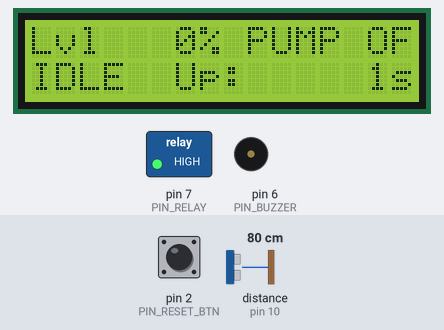
Recording of a sketch running on a simulated Arduino Uno, built with avr-gcc and run on an emulated ATmega328P. Shown: 16×2 character LCD, switched loads named in the sketch (green lamp = pin HIGH), buzzer (waves = sounding). Wiring (inferred from the names in the program): ultrasonic range finder: trigger pin 9; echo pin 10. The inputs (shaded band) are chosen by the test bench; at power-on: distance to the obstacle (sensor on pin 10) 80 cm, pin 2 (PIN_RESET_BTN) HIGH. The echo pulse lasts 58.3 µs per cm; pins used as bus, display or sensor lines are not drawn; what the sketch prints to the serial monitor is not drawn.

Above: at 1.8 s.
1.9 s: distance to the obstacle (sensor on pin 10) set to 2 cm
At 4.7 s:
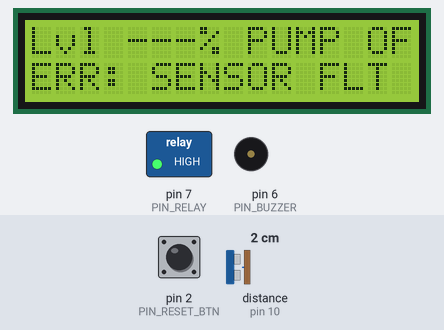
4.9 s: distance to the obstacle (sensor on pin 10) set to 4 cm
At 5.53 s:
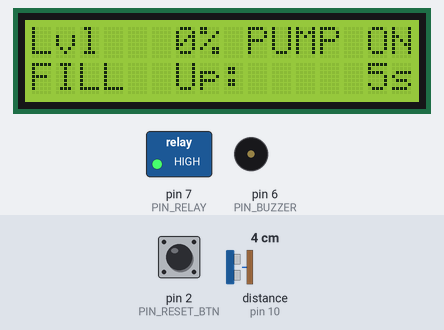
7.2 s: distance to the obstacle (sensor on pin 10) set to 35 cm
At 9.0 s:
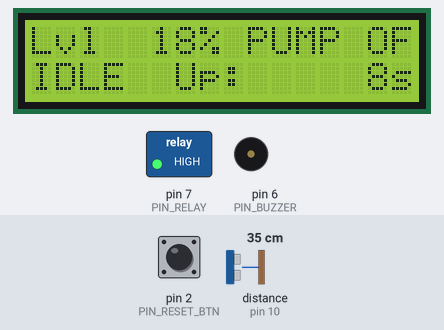
10.2 s: distance to the obstacle (sensor on pin 10) set to 78 cm
At 12.0 s:
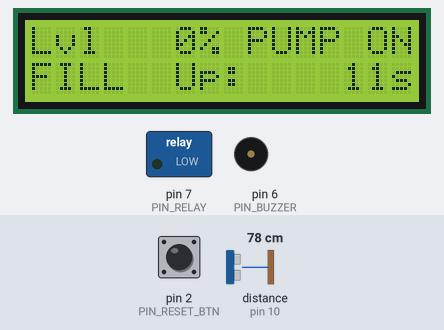
12.2 s: distance to the obstacle (sensor on pin 10) set to 84 cm
At 14.18 s:
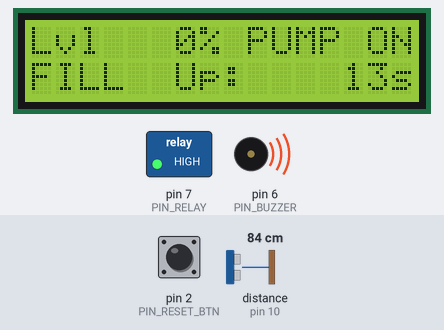
Timing chart, 0 to 16.0 s (numbered marks = the images above; inputs shaded):
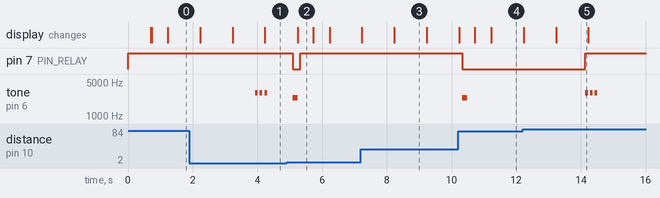

The sketch:

sketch_oct25a.ino
```cpp
/**
 * ============================================================================
 * TankWatch Edge Controller Firmware
 * Platform: Arduino Uno (ATmega328P)
 * Baud: 115200 | Contract: Line-based CSV (D, E, K frames)
 *
 * Hardware Mapping:
 *   - HC-SR04 TRIG  : Pin D9
 *   - HC-SR04 ECHO  : Pin D10
 *   - Relay IN      : Pin D7 (Active-LOW, boot-safe initialized)
 *   - Active Buzzer : Pin D6 (Non-blocking PWM/Tone state sequencer)
 *   - Reset Button  : Pin D2 (INPUT_PULLUP, debounced hardware interrupt/poll)
 *   - 16x2 LCD      : I2C A4 (SDA), A5 (SCL), Address 0x27
 * ============================================================================
 */

#include <Wire.h>
#include <LiquidCrystal_I2C.h>

// ============================================================================
// CONFIGURATION & TUNABLES (Bench Demo 10-20 L Bucket Defaults)
// ============================================================================
#define SIM_MODE                 0       // 1 = Fake distance ramp (bench test without sensor), 0 = Real HC-SR04
#define RELAY_ACTIVE_LOW         1       // 1 = Active-LOW relay module (LOW = ON, HIGH = OFF)

// Physical Geometry & Levels (in mm and percentage)
#define TANK_HEIGHT_MM           350     // Total depth of the tank/bucket (top to bottom)
#define SENSOR_OFFSET_MM         60      // Distance from HC-SR04 face to the 100% water mark
#define LOW_PCT                  25      // Pump turns ON when level falls below this %
#define HIGH_PCT                 85      // Pump turns OFF when level reaches or exceeds this %

// Timing Failsafes (in seconds and milliseconds)
#define MAX_RUNTIME_S            45      // Failsafe cutoff: max continuous pumping time (Demo: 45s, Real: 900s)
#define MIN_OFF_TIME_MS          5000UL  // Anti-chatter: minimum pump off-time before re-triggering
#define SENSOR_FAULT_THRESHOLD   10      // Number of consecutive invalid pings before SENSOR_FAULT (10 * 200ms = 2.0s)
#define PING_INTERVAL_MS         200UL   // HC-SR04 sampling interval
#define TELEMETRY_INTERVAL_MS    1000UL  // Serial 'D' frame output interval
#define LCD_REFRESH_INTERVAL_MS  500UL   // LCD update rate (prevents I2C bus congestion and backlight flicker)

// Hardware Pin Assignments
#define PIN_RESET_BTN            2
#define PIN_BUZZER               6
#define PIN_RELAY                7
#define PIN_TRIG                 9
#define PIN_ECHO                 10
#define LCD_I2C_ADDR             0x27

// Median Filter Window Size
#define MEDIAN_WINDOW            5

// Valid Ultrasonic Distance Bounds (in mm)
#define MIN_VALID_DIST_MM        25      // Physical dead-zone of HC-SR04 (~2-3 cm)
#define MAX_VALID_DIST_MM        800     // Anything beyond tank bottom + margin is treated as invalid reflection

// Relay Helper Macros
#if RELAY_ACTIVE_LOW
  #define RELAY_STATE_ON         LOW
  #define RELAY_STATE_OFF        HIGH
#else
  #define RELAY_STATE_ON         HIGH
  #define RELAY_STATE_OFF        LOW
#endif

// ============================================================================
// STATE MACHINE DEFINITIONS
// ============================================================================
enum SystemState {
  STATE_IDLE,
  STATE_FILLING,
  STATE_TRIP
};

enum BuzzerPattern {
  BUZZ_OFF,
  BUZZ_SHORT,       // 150ms beep (Pump start)
  BUZZ_TRIPLE,      // 3 rapid beeps (Sensor fault)
  BUZZ_TRIP_ALARM   // Continuous pulsing (Failsafe tripped)
};

// ============================================================================
// GLOBAL SYSTEM STATE & VARIABLES
// ============================================================================
LiquidCrystal_I2C lcd(LCD_I2C_ADDR, 16, 2);

SystemState currentState = STATE_IDLE;
bool pumpRelayActive = false;
bool forcePumpOff = false;
bool sensorFaultActive = false;

// Distance & Level Measurements
long lastRawDistMm = -1;
long medianDistMm = -1;
int calculatedLevelPct = 0;

// Median Filter Circular Buffer
long distHistory[MEDIAN_WINDOW];
uint8_t historyIndex = 0;
uint8_t validSamplesCount = 0;
uint16_t consecutiveInvalidPings = 0;

// Non-blocking Timestamps (all unsigned long to handle millis rollover)
unsigned long lastPingTimeMs = 0;
unsigned long lastTelemetryTimeMs = 0;
unsigned long lastLcdUpdateTimeMs = 0;
unsigned long pumpStartTimeMs = 0;
unsigned long lastPumpOffTimeMs = 0;

// Debouncing for D2 Reset Button
int lastButtonReading = HIGH;
int debouncedButtonState = HIGH;
unsigned long lastDebounceTimeMs = 0;
const unsigned long DEBOUNCE_DELAY_MS = 50;

// Buzzer State Machine Variables
BuzzerPattern currentBuzzerPattern = BUZZ_OFF;
unsigned long buzzerStepStartMs = 0;
uint8_t buzzerStep = 0;

// Serial Command Buffer
char serialBuffer[32];
uint8_t serialBufferIdx = 0;

// ============================================================================
// FUNCTION PROTOTYPES
// ============================================================================
void processSensors();
void executeControlLogic();
void emitTelemetry();
void updateLcd();
void updateBuzzer();
void parseSerialCommands();
void checkHardwareResetButton();
void setPump(bool enable, const char* reasonEvent);
void setBuzzerPattern(BuzzerPattern pattern);
long readUltrasonicRaw();
void insertMedianSample(long sample);
long computeMedian();
int computeLevelPercent(long distMm);

// ============================================================================
// ARDUINO SETUP
// ============================================================================
void setup() {
  // CRITICAL BOOT SAFETY: Pre-load the output register with RELAY_STATE_OFF
  // BEFORE setting DDR to OUTPUT. This guarantees zero contact bounce/pulsing on reset.
  digitalWrite(PIN_RELAY, RELAY_STATE_OFF);
  pinMode(PIN_RELAY, OUTPUT);
  digitalWrite(PIN_RELAY, RELAY_STATE_OFF);

  pinMode(PIN_BUZZER, OUTPUT);
  digitalWrite(PIN_BUZZER, LOW);

  pinMode(PIN_RESET_BTN, INPUT_PULLUP);
  pinMode(PIN_TRIG, OUTPUT);
  pinMode(PIN_ECHO, INPUT);
  digitalWrite(PIN_TRIG, LOW);

  // Initialize Serial Interface
  Serial.begin(115200);
  while (!Serial && millis() < 1000); // Short grace period for USB enumeration

  // Initialize I2C LCD
  Wire.begin();
  lcd.init();
  lcd.backlight();
  lcd.clear();
  lcd.setCursor(0, 0);
  lcd.print(F("TankWatch v1.0"));
  lcd.setCursor(0, 1);
  lcd.print(F("Init Edge Ctrl.."));

  // Pre-seed median filter buffer
  for (uint8_t i = 0; i < MEDIAN_WINDOW; i++) {
    distHistory[i] = -1;
  }

  // Prevent immediate pump restart upon reboot
  lastPumpOffTimeMs = millis();

  delay(600); // Brief pause to show boot screen
  lcd.clear();
}

// ============================================================================
// MAIN REAL-TIME LOOP (Zero delay calls)
// ============================================================================
void loop() {
  unsigned long now = millis();

  // 1. Ultrasonic Ping & Filtering (Every 200 ms)
  if (now - lastPingTimeMs >= PING_INTERVAL_MS) {
    lastPingTimeMs = now;
    processSensors();
  }

  // 2. State Machine & Pump Safety Logic
  executeControlLogic();

  // 3. Hardware Button Poll (D2 Reset)
  checkHardwareResetButton();

  // 4. Inbound Serial Command Parser (K frames)
  parseSerialCommands();

  // 5. Non-blocking Buzzer Sound Pattern Sequencer
  updateBuzzer();

  // 6. Outbound Telemetry (Every 1000 ms)
  if (now - lastTelemetryTimeMs >= TELEMETRY_INTERVAL_MS) {
    lastTelemetryTimeMs = now;
    emitTelemetry();
  }

  // 7. LCD Display Refresh (Every 500 ms)
  if (now - lastLcdUpdateTimeMs >= LCD_REFRESH_INTERVAL_MS) {
    lastLcdUpdateTimeMs = now;
    updateLcd();
  }
}

// ============================================================================
// SENSOR PROCESSING & MEDIAN FILTERING
// ============================================================================
void processSensors() {
#if SIM_MODE
  // Bench Simulator: Emulate water filling and draining
  static long simDist = TANK_HEIGHT_MM + SENSOR_OFFSET_MM - 20;
  if (pumpRelayActive) {
    simDist -= 6; // Tank fills: distance decreases
    if (simDist < SENSOR_OFFSET_MM + 10) simDist = SENSOR_OFFSET_MM + 10;
  } else {
    simDist += 2; // Slow usage/drainage
    if (simDist > TANK_HEIGHT_MM + SENSOR_OFFSET_MM) {
      simDist = TANK_HEIGHT_MM + SENSOR_OFFSET_MM;
    }
  }
  lastRawDistMm = simDist;
#else
  lastRawDistMm = readUltrasonicRaw();
#endif

  if (lastRawDistMm < 0) {
    consecutiveInvalidPings++;
    if (consecutiveInvalidPings >= SENSOR_FAULT_THRESHOLD) {
      if (!sensorFaultActive) {
        sensorFaultActive = true;
        Serial.print(F("E,"));
        Serial.print(millis());
        Serial.println(F(",SENSOR_FAULT"));
        setBuzzerPattern(BUZZ_TRIPLE);

        // Critical: Safe-Off action
        if (currentState == STATE_FILLING) {
          setPump(false, NULL);
          currentState = STATE_IDLE;
        }
      }
    }
  } else {
    // Valid sample received
    consecutiveInvalidPings = 0;
    if (sensorFaultActive) {
      sensorFaultActive = false; // Sensor recovered
    }
    insertMedianSample(lastRawDistMm);
    medianDistMm = computeMedian();
    calculatedLevelPct = computeLevelPercent(medianDistMm);
  }
}

long readUltrasonicRaw() {
  // Clear trigger pin
  digitalWrite(PIN_TRIG, LOW);
  delayMicroseconds(2);

  // 10 microsecond HIGH pulse
  digitalWrite(PIN_TRIG, HIGH);
  delayMicroseconds(10);
  digitalWrite(PIN_TRIG, LOW);

  // Timeout = 26000 us (~4.4 meters range, avoids long blocking when no echo)
  unsigned long durationUs = pulseIn(PIN_ECHO, HIGH, 26000UL);

  if (durationUs == 0) {
    return -1; // Echo timed out
  }

  // Speed of sound: 343 m/s -> dist = (duration * 0.343 mm/us) / 2 = duration * 343 / 2000
  long distanceMm = (long)((durationUs * 343UL) / 2000UL);

  if (distanceMm < MIN_VALID_DIST_MM || distanceMm > MAX_VALID_DIST_MM) {
    return -1; // Out of realistic bounds
  }

  return distanceMm;
}

void insertMedianSample(long sample) {
  distHistory[historyIndex] = sample;
  historyIndex = (historyIndex + 1) % MEDIAN_WINDOW;
  if (validSamplesCount < MEDIAN_WINDOW) {
    validSamplesCount++;
  }
}

long computeMedian() {
  if (validSamplesCount == 0) return -1;

  long sorted[MEDIAN_WINDOW];
  uint8_t n = validSamplesCount;
  for (uint8_t i = 0; i < n; i++) {
    sorted[i] = distHistory[i];
  }

  // Simple insertion sort (N=5, extremely light on CPU)
  for (uint8_t i = 1; i < n; i++) {
    long key = sorted[i];
    int8_t j = i - 1;
    while (j >= 0 && sorted[j] > key) {
      sorted[j + 1] = sorted[j];
      j--;
    }
    sorted[j + 1] = key;
  }

  return sorted[n / 2];
}

int computeLevelPercent(long distMm) {
  if (distMm < 0) return 0;

  // level_pct = 100 * (tank_height_mm - (dist_mm - sensor_offset_mm)) / tank_height_mm
  long effectiveWaterHeight = (long)TANK_HEIGHT_MM - (distMm - (long)SENSOR_OFFSET_MM);
  long pct = (effectiveWaterHeight * 100L) / (long)TANK_HEIGHT_MM;

  if (pct < 0) pct = 0;
  if (pct > 100) pct = 100;
  return (int)pct;
}

// ============================================================================
// FINITE STATE MACHINE (FSM)
// ============================================================================
void executeControlLogic() {
  unsigned long now = millis();

  switch (currentState) {
    case STATE_IDLE: {
      // Check if low water triggered and safety constraints allow pumping
      if (!sensorFaultActive && !forcePumpOff && validSamplesCount >= 3) {
        if (calculatedLevelPct < LOW_PCT) {
          // Anti-chatter: check minimum pump off duration
          if (now - lastPumpOffTimeMs >= MIN_OFF_TIME_MS) {
            currentState = STATE_FILLING;
            pumpStartTimeMs = now;
            setPump(true, "PUMP_ON");
            setBuzzerPattern(BUZZ_SHORT);
          }
        }
      }
      break;
    }

    case STATE_FILLING: {
      // 1. High Level Cutoff Check
      if (!sensorFaultActive && calculatedLevelPct >= HIGH_PCT) {
        setPump(false, "PUMP_OFF_HIGH");
        currentState = STATE_IDLE;
        break;
      }

      // 2. Failsafe Maximum Runtime Check
      unsigned long continuousRuntimeMs = now - pumpStartTimeMs;
      if (continuousRuntimeMs >= ((unsigned long)MAX_RUNTIME_S * 1000UL)) {
        setPump(false, "TRIP_MAXRUN");
        currentState = STATE_TRIP;
        setBuzzerPattern(BUZZ_TRIP_ALARM);
        break;
      }

      // 3. Sensor Fault while pumping
      if (sensorFaultActive) {
        setPump(false, NULL);
        currentState = STATE_IDLE;
        break;
      }
      break;
    }

    case STATE_TRIP: {
      // Latched state. Pump stays OFF until manual reset or serial command.
      if (pumpRelayActive) {
        setPump(false, NULL);
      }
      break;
    }
  }
}

// ============================================================================
// HARDWARE DRIVERS & ACTUATORS
// ============================================================================
void setPump(bool enable, const char* reasonEvent) {
  if (enable) {
    digitalWrite(PIN_RELAY, RELAY_STATE_ON);
    pumpRelayActive = true;
  } else {
    digitalWrite(PIN_RELAY, RELAY_STATE_OFF);
    pumpRelayActive = false;
    lastPumpOffTimeMs = millis();
  }

  if (reasonEvent != NULL) {
    Serial.print(F("E,"));
    Serial.print(millis());
    Serial.print(F(","));
    Serial.println(reasonEvent);
  }
}

void checkHardwareResetButton() {
  int reading = digitalRead(PIN_RESET_BTN);

  if (reading != lastButtonReading) {
    lastDebounceTimeMs = millis();
  }

  if ((millis() - lastDebounceTimeMs) > DEBOUNCE_DELAY_MS) {
    if (reading != debouncedButtonState) {
      debouncedButtonState = reading;
      // Button is active-LOW (INPUT_PULLUP, pressed connects to GND)
      if (debouncedButtonState == LOW) {
        if (currentState == STATE_TRIP) {
          currentState = STATE_IDLE;
          setBuzzerPattern(BUZZ_SHORT);
          lastPumpOffTimeMs = millis(); // Enforce anti-chatter pause before restarting
          Serial.print(F("E,"));
          Serial.print(millis());
          Serial.println(F(",RECOVERED"));
        }
      }
    }
  }
  lastButtonReading = reading;
}

// ============================================================================
// BUZZER PATTERN SEQUENCER (Strictly Non-Blocking)
// ============================================================================
void setBuzzerPattern(BuzzerPattern pattern) {
  currentBuzzerPattern = pattern;
  buzzerStep = 0;
  buzzerStepStartMs = millis();
  noTone(PIN_BUZZER);
  digitalWrite(PIN_BUZZER, LOW);
}

void updateBuzzer() {
  if (currentBuzzerPattern == BUZZ_OFF) {
    noTone(PIN_BUZZER);
    digitalWrite(PIN_BUZZER, LOW);
    return;
  }

  unsigned long elapsed = millis() - buzzerStepStartMs;

  switch (currentBuzzerPattern) {
    case BUZZ_SHORT:
      if (buzzerStep == 0) {
        tone(PIN_BUZZER, 2400);
        if (elapsed >= 150) {
          noTone(PIN_BUZZER);
          currentBuzzerPattern = BUZZ_OFF;
        }
      }
      break;

    case BUZZ_TRIPLE:
      // Beep 80ms, Off 60ms, Beep 80ms, Off 60ms, Beep 80ms
      if (buzzerStep == 0) {
        tone(PIN_BUZZER, 3000);
        if (elapsed >= 80) { noTone(PIN_BUZZER); buzzerStep++; buzzerStepStartMs = millis(); }
      } else if (buzzerStep == 1) {
        if (elapsed >= 60) { buzzerStep++; buzzerStepStartMs = millis(); }
      } else if (buzzerStep == 2) {
        tone(PIN_BUZZER, 3000);
        if (elapsed >= 80) { noTone(PIN_BUZZER); buzzerStep++; buzzerStepStartMs = millis(); }
      } else if (buzzerStep == 3) {
        if (elapsed >= 60) { buzzerStep++; buzzerStepStartMs = millis(); }
      } else if (buzzerStep == 4) {
        tone(PIN_BUZZER, 3000);
        if (elapsed >= 80) { noTone(PIN_BUZZER); currentBuzzerPattern = BUZZ_OFF; }
      }
      break;

    case BUZZ_TRIP_ALARM:
      // Repeating alarm: 500ms ON, 300ms OFF
      if (buzzerStep == 0) {
        tone(PIN_BUZZER, 1800);
        if (elapsed >= 500) {
          noTone(PIN_BUZZER);
          buzzerStep = 1;
          buzzerStepStartMs = millis();
        }
      } else if (buzzerStep == 1) {
        if (elapsed >= 300) {
          buzzerStep = 0;
          buzzerStepStartMs = millis();
        }
      }
      break;

    default:
      currentBuzzerPattern = BUZZ_OFF;
      break;
  }
}

// ============================================================================
// TELEMETRY & SERIAL PROTOCOL
// ============================================================================
void emitTelemetry() {
  // Protocol: D,<uptime_ms>,<dist_mm>,<pump 0|1>,<state>
  // Sending RAW distance as requested so gateway can perform rolling median
  Serial.print(F("D,"));
  Serial.print(millis());
  Serial.print(F(","));
  Serial.print(lastRawDistMm);
  Serial.print(F(","));
  Serial.print(pumpRelayActive ? 1 : 0);
  Serial.print(F(","));
  switch (currentState) {
    case STATE_IDLE:    Serial.println(F("IDLE")); break;
    case STATE_FILLING: Serial.println(F("FILLING")); break;
    case STATE_TRIP:    Serial.println(F("TRIP")); break;
  }
}

void parseSerialCommands() {
  while (Serial.available() > 0) {
    char c = (char)Serial.read();
    if (c == '\n' || c == '\r') {
      if (serialBufferIdx > 0) {
        serialBuffer[serialBufferIdx] = '\0';

        // Execute commands
        if (strcmp(serialBuffer, "K,RESET_TRIP") == 0) {
          if (currentState == STATE_TRIP) {
            currentState = STATE_IDLE;
            setBuzzerPattern(BUZZ_SHORT);
            lastPumpOffTimeMs = millis();
            Serial.print(F("E,"));
            Serial.print(millis());
            Serial.println(F(",RECOVERED"));
          }
        } else if (strcmp(serialBuffer, "K,PUMP_FORCE_OFF") == 0) {
          forcePumpOff = true;
          if (currentState == STATE_FILLING) {
            setPump(false, "PUMP_OFF_HIGH");
            currentState = STATE_IDLE;
          }
        } else if (strcmp(serialBuffer, "K,PUMP_AUTO") == 0) {
          forcePumpOff = false;
        }

        serialBufferIdx = 0; // Reset buffer
      }
    } else {
      if (serialBufferIdx < sizeof(serialBuffer) - 1) {
        serialBuffer[serialBufferIdx++] = c;
      }
    }
  }
}

// ============================================================================
// LCD USER INTERFACE
// ============================================================================
void updateLcd() {
  char line1[17];
  char line2[17];

  // Line 1: "Lvl  63% PUMP ON " or "Lvl  --% PUMP OFF"
  const char* pumpStr = pumpRelayActive ? "ON " : "OFF";
  if (sensorFaultActive || validSamplesCount == 0) {
    snprintf(line1, sizeof(line1), "Lvl ---%% PUMP %s", pumpStr);
  } else {
    snprintf(line1, sizeof(line1), "Lvl %3d%% PUMP %s", calculatedLevelPct, pumpStr);
  }

  // Line 2: State and Uptime/Alerts
  if (currentState == STATE_TRIP) {
    snprintf(line2, sizeof(line2), "TRIP: MAX RUNTIME");
  } else if (sensorFaultActive) {
    snprintf(line2, sizeof(line2), "ERR: SENSOR FLT ");
  } else {
    const char* stStr = (currentState == STATE_FILLING) ? "FILL" : "IDLE";
    unsigned long upSec = millis() / 1000UL;
    snprintf(line2, sizeof(line2), "%-4s  Up: %5lus", stStr, upSec);
  }

  lcd.setCursor(0, 0);
  lcd.print(line1);
  lcd.setCursor(0, 1);
  lcd.print(line2);
}
```

Measured:
- the behaviour switches between 2 and 3 cm on distance to the obstacle (sensor on pin 10) (found by bisection; images 1 and 2)
- the behaviour switches between 80 and 81 cm on distance to the obstacle (sensor on pin 10) (found by bisection; images 4 and 5)
- after the input at 1.9 s, tone on pin 6 (PIN_BUZZER): alternates 3000 Hz for 0.08 s and silent for 0.07 s, 6 changes in all, then stays silent, starting after 2.0 s; the display: first differs from a run without the input after 2.3 s (image 1)
- after the input at 4.9 s, pin 7 (PIN_RELAY): HIGH → LOW after 0.20 s, → HIGH 0.24 s later; tone on pin 6 (PIN_BUZZER): silent → 2400 Hz after 0.20 s, → silent 0.15 s later; the display: changes after 0.35 s (image 2)
- after the input at 12.2 s, pin 7 (PIN_RELAY): LOW → HIGH after 1.9 s; tone on pin 6 (PIN_BUZZER): alternates 3000 Hz for 0.08 s and silent for 0.06 s, 6 changes in all, then stays silent, starting after 1.9 s
- what the display in image 2 shows lasts 0.5 s, from 5.2 s to 5.7 s
- what the display in image 5 shows lasts 1.0 s, from 13.2 s to 14.2 s
